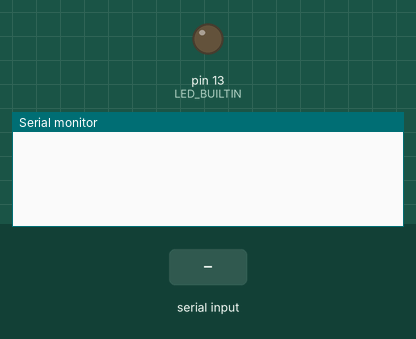
This sketch was run on a simulated Arduino Uno, built with avr-gcc and run on an emulated ATmega328P. On the bench: output pins drawn as LEDs (lit = HIGH), the last lines printed to the serial monitor. Inputs (shaded band) come from the test bench.

Above: at 1.2 s.
1.3 s: "90,45\n" received over Serial
At 2.1 s:
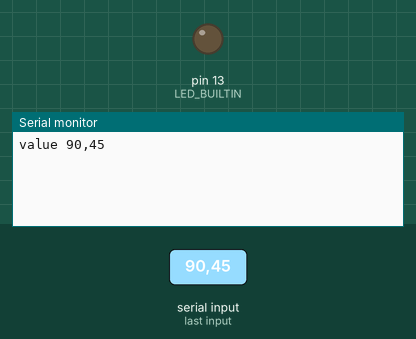
At 3.1 s:
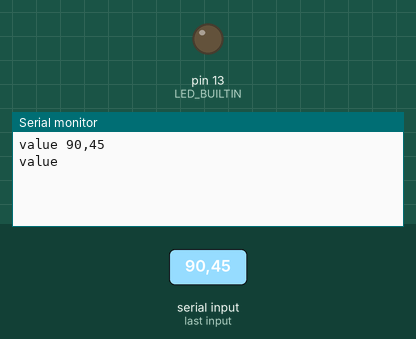

The sketch:

read_data_array.ino
```cpp
#include <Arduino.h>

int incoming = 0;
int a[100] = {0};
int i = 0;
int max_a = 0;
bool incoming_data = false;
bool data_end = true;

int incomingbyte = 0;

void setup() {
	Serial.begin(115200);
	pinMode(LED_BUILTIN, OUTPUT);
}

void loop() {
	int value = 0;
	String value_str = "";

  	while (Serial.available() > 0 || !data_end) {
		data_end = false;
    	incoming_data = true;
    	value_str = Serial.readStringUntil('\n');

    	value = value_str.toInt();
		Serial.print("value ");
		Serial.println(value_str);
    	if (value_str[0] != 'e') {
      		a[i] = value;
      		++i;
    	}
    	else {
      		data_end = true; //end of data
    	}
  	}
  	max_a = i;

	if (incoming_data) {
    	for(i = 0; i < max_a; i++) {
      		if (a[i] == 10) {
				Serial.println(a[i]);
				digitalWrite(LED_BUILTIN, HIGH);
				delay(500);
				digitalWrite(LED_BUILTIN, LOW);
				delay(500);
    		}
    	}
    	incoming_data = false;
    	i = 0;
  	}
}
```

Measured:
- after the input at 1.3 s, the serial monitor: prints a new line at once (image 1)
